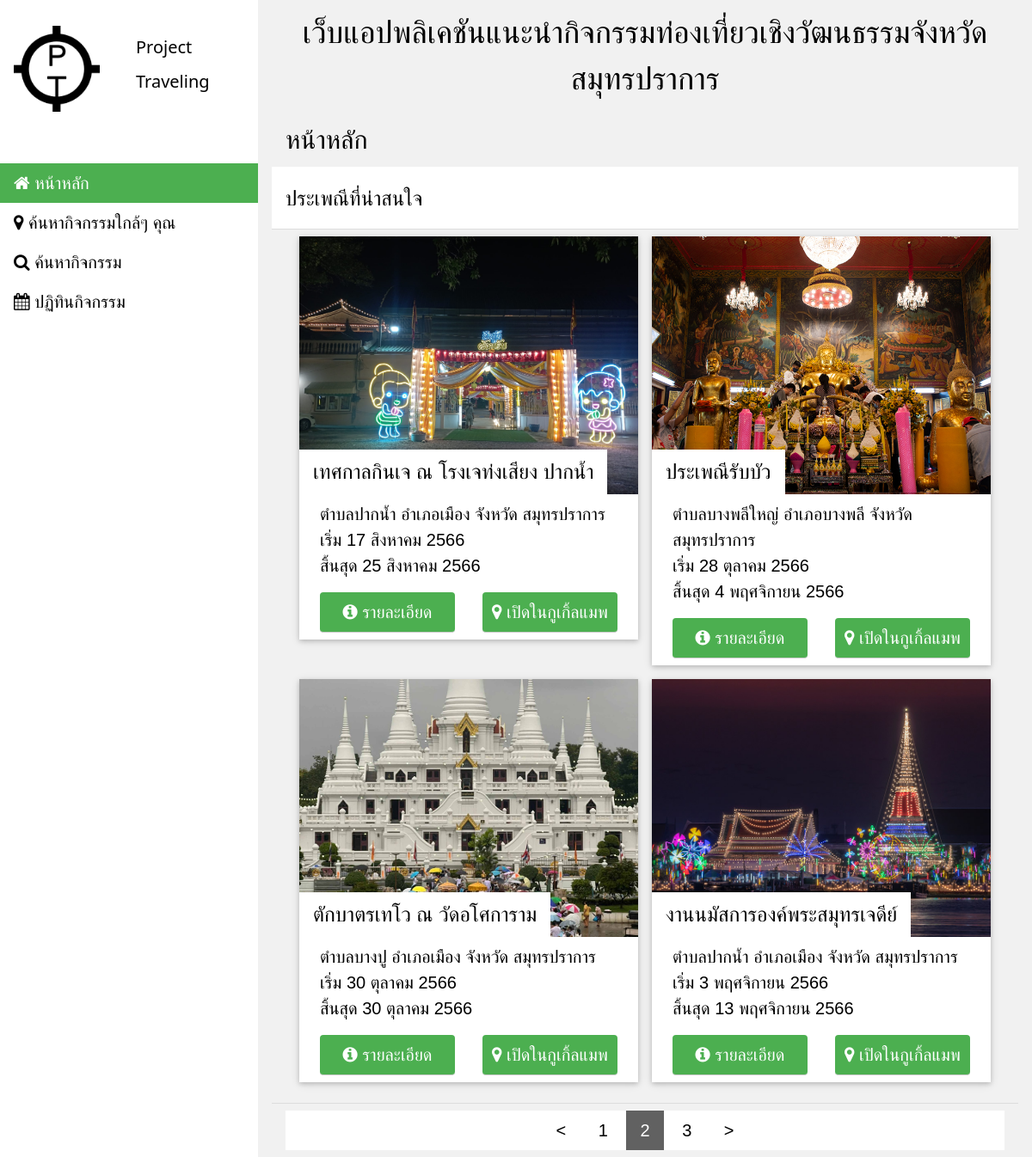
The page /travel_fe/index.php?page_number=1 on the database its author committed.
### tables this page shows
CREATE TABLE `table_event` (
  `ev_id` int(11) UNSIGNED NOT NULL,
  `ev_name` text NOT NULL,
  `ev_desc` longtext NOT NULL,
  `ev_date_beg` date NOT NULL,
  `ev_date_end` date NOT NULL,
  `ev_day_beg` tinyint(3) UNSIGNED NOT NULL,
  `ev_month_beg` tinyint(3) UNSIGNED NOT NULL,
  `ev_day_end` tinyint(3) UNSIGNED NOT NULL,
  `ev_month_end` tinyint(3) UNSIGNED NOT NULL,
  `ev_day_type` enum('sun','moon') NOT NULL DEFAULT 'sun',
  `ev_img_list` text NOT NULL,
  `ev_ref_place_id` int(11) UNSIGNED NOT NULL,
  `ev_origin` int(11) UNSIGNED NOT NULL
);

CREATE TABLE `table_local` (
  `lc_id` int(11) NOT NULL,
  `lc_tumbol` tinytext NOT NULL,
  `lc_province` tinytext NOT NULL,
  `lc_amphoe` tinytext NOT NULL
);

### travel_fe/date_helper.php (called while the page is built, shortened)
<?php
function dateThai($strDate){
	$strYear = date("Y",strtotime($strDate)) + 543;
	$strMonth = date("n",strtotime($strDate)) - 1;
	$strDay = date("j",strtotime($strDate));
	$MONTH_ENUM_THAI = [
	"มกราคม",
	"กุมภาพันธ์",
	"มีนาคม",
	"เมษายน",
	"พฤษภาคม",
	"มิถุนายน",
	"กรกฏาคม",
	"สิงหาคม",
	"กันยายน",
	"ตุลาคม",
	"พฤศจิกายน",
	"ธันวาคม"
];
	$strMonthTxt = $MONTH_ENUM_THAI[$strMonth];
	return "$strDay $strMonthTxt $strYear";
}
?>

### travel_fe/homepage/index.php (the view, shortened to what this page needs)
<?php
$page_number = 0;
$show_count = 4;
if(isset($_GET["page_number"])){
  $page_number = $_GET["page_number"];
}
$clen = $conn->query("SELECT Count(*) As CountRes FROM table_event INNER JOIN table_place ON pl_id = ev_ref_place_id WHERE DATE(ev_date_beg) >= NOW()")->fetch_all(MYSQLI_ASSOC)[0]["CountRes"];
$clen_padded = ceil($clen / $show_count);
$page_num_prev = max($page_number - 1,0);
$page_num_next = min($page_number + 1,$clen_padded - 1);
$stmt = $conn->prepare("SELECT * FROM table_event  INNER JOIN table_place ON pl_id = ev_ref_place_id INNER JOIN table_local ON lc_id = pl_amphoe WHERE DATE(ev_date_beg) >= NOW() OR NOW() BETWEEN DATE(ev_date_beg) AND DATE(ev_date_end) ORDER BY ev_date_beg ASC LIMIT ?,?");
$real_page_number = $page_number * $show_count;
$stmt->bind_param("ii",$real_page_number,$show_count);
$stmt->execute();
$result1 = $stmt->get_result();
$google_map_ext_url = "https://www.google.com/maps/place/";
?>
<div class="">
  <div class="w3-container">
    <h2>หน้าหลัก</h2>
  </div>
  <ul class="w3-ul" id="dom_main_ul">
    <?php if($result1 && $result1->num_rows > 0){?>
      <li class="w3-white">
        <h3> ประเพณีที่น่าสนใจ </h3>
      </li>
      <li>
        <div class="w3-row-padding" >
          <?php
          while($rows = $result1->fetch_assoc()){
            $t_id = $rows["ev_id"];
            $t_name = $rows["ev_name"];
            $t_img = explode(",",$rows["ev_img_list"])[0];
            $t_sdate = $rows["ev_date_beg"];
            $t_edate = $rows["ev_date_end"];
            $pl_geo_lat = $rows["pl_geo_lat"];
            $pl_geo_lon = $rows["pl_geo_lon"];
            $lc_named  = namedAuthorized($rows["lc_province"],$rows["lc_amphoe"],$rows["lc_tumbol"]);
            ?>
            <div class="w3-half w3-content w3-margin-bottom w3-animate-left" >
              <div class="w3-card w3-text-white w3-black">
              <div class="w3-display-container w3-text-right w3-tooltip">
                  <img src="<?=$t_img;?>" style="width:100%; height:300px; object-fit: cover;" class="">
                  <div class="w3-xlarge w3-display-bottomleft w3-padding w3-white" style="white-space:nowrap; text-overflow: ellipsis; overflow:hidden;">
                    <?=$t_name;?>
                  </div>
              </div>
              <div class="w3-display-container w3-white w3-text">
                    <div class="w3-row-padding">
                       <div class="w3-full w3-padding">
                        <?=$lc_named;?> <br>
                        เริ่ม <?=dateThai($t_sdate);?> <br>
                        สิ้นสุด <?=dateThai($t_edate);?> <br>
                      </div>
                      <div class="w3-half w3-padding">
                        <a href="./index.php?pageName=article&articleid=<?=$t_id;?>" class="w3-input w3-button w3-green w3-round">
                          <i class="fa fa-info-circle"></i>
                          รายละเอียด
                        </a>
                      </div>
                      <div class="w3-half w3-padding">
                        <a href="<?=$google_map_ext_url.$pl_geo_lat.",".$pl_geo_lon?>" class="w3-input w3-button w3-green w3-round" target="new">
                          <i class="fa fa-map-marker"></i>
                          เปิดในกูเกิ้ลแมพ
                        </a>
                      </div>
                    </div>
                  </div>
              </div>
            </div>
            <?php
          }
          ?>
        </div>
      </li>
    <?php }?>
    <li>
      <div class="w3-bar w3-white w3-center">
        <a href="./index.php?page_number=<?=$page_num_prev;?>" class="w3-button"> &lt; </a>
        <?php
        for ($i = 0 ; $i < $clen_padded ; $i++)
        {
         ?>
         <a href="./index.php?page_number=<?=$i;?>" class="w3-button <?php if($i == $page_number)echo "w3-dark-grey";?>"> <?=$i + 1;?></a>
         <?php
       }
       ?>
       <a href="./index.php?page_number=<?=$page_num_next;?>" class="w3-button"> &gt; </a>
     </div>
   </li>
 </ul>
</div>

### travel_fe/css/w3.css (style rules this page uses)
*,*:before,*:after { box-sizing:inherit }
html { -ms-text-size-adjust:100%;-webkit-text-size-adjust:100% }
body { margin:0 }
a { background-color:transparent }
img { border-style:none }
html,body { font-family:Verdana,sans-serif;font-size:15px;line-height:1.5 }
html { overflow-x:hidden }
h2 { font-size:30px }
h3 { font-size:24px }
h1,h2,h3,h4,h5,h6 { font-family:"Segoe UI",Arial,sans-serif;font-weight:400;margin:10px 0 }
img { vertical-align:middle }
a { color:inherit }
.w3-btn,.w3-button { border:none;display:inline-block;padding:8px 16px;vertical-align:middle;overflow:hidden;text-decoration:none;color:inherit;background-color:inherit;text-align:center;cursor:pointer;white-space:nowrap }
.w3-btn,.w3-button { -webkit-touch-callout:none;-webkit-user-select:none;-khtml-user-select:none;-moz-user-select:none;-ms-user-select:none;user-select:none }
.w3-ul { list-style-type:none;padding:0;margin:0 }
.w3-ul li { padding:8px 16px;border-bottom:1px solid #ddd }
.w3-ul li:last-child { border-bottom:none }
.w3-tooltip,.w3-display-container { position:relative }
.w3-input { padding:8px;display:block;border:none;border-bottom:1px solid #ccc;width:100% }
.w3-bar { width:100%;overflow:hidden }
.w3-bar .w3-button { white-space:normal }
.w3-container:after,.w3-container:before,.w3-panel:after,.w3-panel:before,.w3-row:after,.w3-row:before,.w3-row-padding:after,.w3-row-padding:before, .w3-cell-row:before,.w3-cell-row:after,.w3-clear:after,.w3-clear:before,.w3-bar:before,.w3-bar:after { content:"";display:table;clear:both }
.w3-col,.w3-half,.w3-third,.w3-twothird,.w3-threequarter,.w3-quarter { float:left;width:100% }
@media (min-width:601px) { .w3-col.m6,.w3-half { width:49.99999% } }
.w3-content,.w3-auto { margin-left:auto;margin-right:auto }
.w3-content { max-width:980px }
.w3-display-bottomleft { position:absolute;left:0;bottom:0 }
.w3-round,.w3-round-medium { border-radius:4px }
.w3-row-padding,.w3-row-padding>.w3-half,.w3-row-padding>.w3-third,.w3-row-padding>.w3-twothird,.w3-row-padding>.w3-threequarter,.w3-row-padding>.w3-quarter,.w3-row-padding>.w3-col { padding:0 8px }
.w3-container,.w3-panel { padding:0.01em 16px }
.w3-card,.w3-card-2 { box-shadow:0 2px 5px 0 rgba(0,0,0,0.16),0 2px 10px 0 rgba(0,0,0,0.12) }
.w3-animate-left { position:relative;animation:animateleft 0.4s }
.w3-xlarge { font-size:24px!important }
.w3-center { text-align:center!important }
.w3-margin-bottom { margin-bottom:16px!important }
.w3-padding { padding:8px 16px!important }
.w3-green,.w3-hover-green:hover { color:#fff!important;background-color:#4CAF50!important }
.w3-white,.w3-hover-white:hover { color:#000!important;background-color:#fff!important }
.w3-black,.w3-hover-black:hover { color:#fff!important;background-color:#000!important }
.w3-light-grey,.w3-hover-light-grey:hover,.w3-light-gray,.w3-hover-light-gray:hover { color:#000!important;background-color:#f1f1f1!important }
.w3-dark-grey,.w3-hover-dark-grey:hover,.w3-dark-gray,.w3-hover-dark-gray:hover { color:#fff!important;background-color:#616161!important }
.w3-text-white,.w3-hover-text-white:hover { color:#fff!important }

### travel_fe/index.php (style rules this page uses)
* { font-size: 20px; }
body { margin:0px; }

### rows shown on the page
table_event: ev_img_list (picture), ev_name "เทศกาลกินเจ ณ โรงเจท่งเสียง ปากน้ำ", table_local.lc_province+lc_amphoe+lc_tumbol "ตำบลปากน้ำ อำเภอเมือง จังหวัด สมุทรปราการ", ev_date_beg "17 สิงหาคม 2566", ev_date_end "25 สิงหาคม 2566"
table_event: ev_img_list (picture), ev_name "ประเพณีรับบัว", table_local.lc_province+lc_amphoe+lc_tumbol "ตำบลบางพลีใหญ่ อำเภอบางพลี จังหวัด สมุทรปราการ", ev_date_beg "28 ตุลาคม 2566", ev_date_end "4 พฤศจิกายน 2566"
table_event: ev_img_list (picture), ev_name "ตักบาตรเทโว ณ วัดอโศการาม", table_local.lc_province+lc_amphoe+lc_tumbol "ตำบลบางปู อำเภอเมือง จังหวัด สมุทรปราการ", ev_date_beg "30 ตุลาคม 2566", ev_date_end "30 ตุลาคม 2566"
table_event: ev_img_list (picture), ev_name "งานนมัสการองค์พระสมุทรเจดีย์", table_local.lc_province+lc_amphoe+lc_tumbol "ตำบลปากน้ำ อำเภอเมือง จังหวัด สมุทรปราการ", ev_date_beg "3 พฤศจิกายน 2566", ev_date_end "13 พฤศจิกายน 2566"
